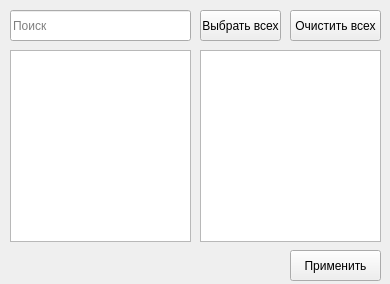
<?xml version="1.0" encoding="UTF-8"?>
<ui version="4.0">
 <class>ChooseEmployee</class>
 <widget class="QDialog" name="ChooseEmployee">
  <property name="geometry">
   <rect>
    <x>0</x>
    <y>0</y>
    <width>390</width>
    <height>284</height>
   </rect>
  </property>
  <property name="windowTitle">
   <string>Выбор сотрудника(-ов)</string>
  </property>
  <widget class="QLineEdit" name="lineEdit">
   <property name="geometry">
    <rect>
     <x>10</x>
     <y>10</y>
     <width>181</width>
     <height>31</height>
    </rect>
   </property>
   <property name="placeholderText">
    <string>Поиск</string>
   </property>
   <property name="clearButtonEnabled">
    <bool>true</bool>
   </property>
  </widget>
  <widget class="QListWidget" name="listWidget">
   <property name="geometry">
    <rect>
     <x>10</x>
     <y>50</y>
     <width>181</width>
     <height>192</height>
    </rect>
   </property>
   <property name="autoScroll">
    <bool>true</bool>
   </property>
   <property name="selectionMode">
    <enum>QAbstractItemView::SingleSelection</enum>
   </property>
   <property name="selectionBehavior">
    <enum>QAbstractItemView::SelectRows</enum>
   </property>
  </widget>
  <widget class="QListWidget" name="listWidget_2">
   <property name="geometry">
    <rect>
     <x>200</x>
     <y>50</y>
     <width>181</width>
     <height>192</height>
    </rect>
   </property>
   <property name="autoScroll">
    <bool>true</bool>
   </property>
   <property name="selectionMode">
    <enum>QAbstractItemView::SingleSelection</enum>
   </property>
   <property name="selectionBehavior">
    <enum>QAbstractItemView::SelectRows</enum>
   </property>
  </widget>
  <widget class="QPushButton" name="removeAllButton">
   <property name="geometry">
    <rect>
     <x>290</x>
     <y>10</y>
     <width>91</width>
     <height>31</height>
    </rect>
   </property>
   <property name="text">
    <string>Очистить всех</string>
   </property>
   <property name="autoDefault">
    <bool>false</bool>
   </property>
  </widget>
  <widget class="QPushButton" name="chooseAllButton">
   <property name="geometry">
    <rect>
     <x>200</x>
     <y>10</y>
     <width>81</width>
     <height>31</height>
    </rect>
   </property>
   <property name="text">
    <string>Выбрать всех</string>
   </property>
   <property name="autoDefault">
    <bool>false</bool>
   </property>
  </widget>
  <widget class="QPushButton" name="applyButton">
   <property name="geometry">
    <rect>
     <x>290</x>
     <y>250</y>
     <width>91</width>
     <height>31</height>
    </rect>
   </property>
   <property name="text">
    <string>Применить</string>
   </property>
   <property name="autoDefault">
    <bool>false</bool>
   </property>
  </widget>
 </widget>
 <resources/>
 <connections/>
</ui>
